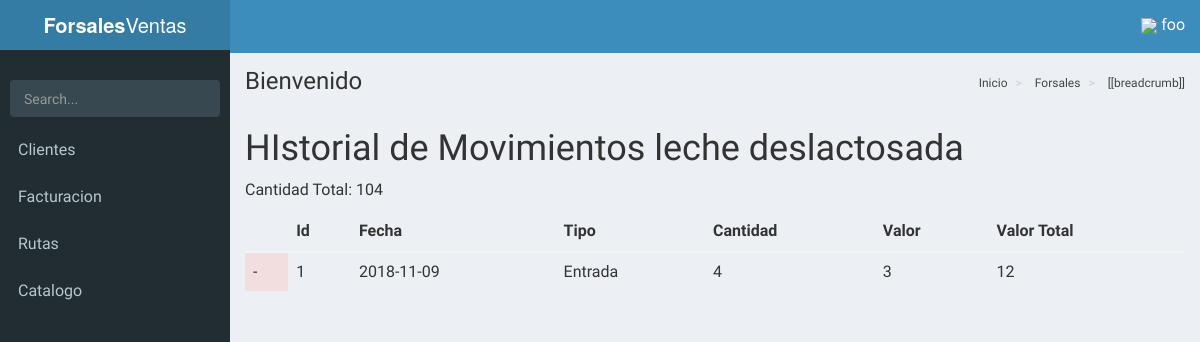
The page /movimiento/historial/1 (signed in) on the database its author committed.
### base/models.py (models this page shows, shortened)
class producto(models.Model):
	nombre = models.CharField(max_length=45)
	cantidad = models.IntegerField(validators=[MinValueValidator(0)])
	precio = models.IntegerField(validators=[MinValueValidator(0)])
	fecha = models.DateTimeField()
	unida = models.ForeignKey(unidades)
	stock_minimo = models.IntegerField(default=10)
	stock_maximo = models.IntegerField(default=200)

### inventario/models.py (models this page shows)
class movimiento_detalle(models.Model):
	movimiento = models.ForeignKey(movimiento)
	producto = models.ForeignKey(producto)
	cantidad = models.IntegerField(validators=[MinValueValidator(0)])
	valor = models.IntegerField(validators=[MinValueValidator(0)])
	valor_total = models.IntegerField(validators=[MinValueValidator(0)])

class movimiento(models.Model):
	fecha_creacion = models.DateTimeField(default=datetime.datetime.now())
	proveedor = models.ForeignKey(proveedor, blank=True,null=True)
	tipo = models.ForeignKey(tipo_movimiento)
	factualizacion = models.DateTimeField(default=datetime.datetime.now())
	factura = models.ForeignKey(factura, blank=True,null=True)
	valor_total = models.IntegerField(default=0, validators=[MinValueValidator(0)])

class tipo_movimiento(models.Model):
	detalle = models.TextField(max_length=50)
	slug = models.CharField(max_length=50,unique=True,blank=True,null=True)
	def __str__(self):
		return self.detalle

### inventario/views.py (the view)
# urls.py: url(r'^movimiento/historial/(?P<id>\d+)$', MovimientoHistorial, name="movimiento_historial_producto"),
@login_required
def MovimientoHistorial(request,id):
	objproducto = producto.objects.get(id=id)
	movimientosdetalle = movimiento_detalle.objects.filter(producto=objproducto)
	context = {
		'producto': objproducto,
		'movimientosdetalle': movimientosdetalle,
	}
	return render(request, 'movimiento/historial.html', context)

### inventario/templates/movimiento/historial.html (shortened to what this page needs)
{% extends 'AdminLTE/index.html' %}
{% load humanize %}
{% block content %}
	<h1>HIstorial de Movimientos {{producto.nombre}}</h1>
	<div>
		<p>
			Cantidad Total: {{ producto.cantidad }}
		</p>
	</div>
	<table class="table">
		<thead>
			<tr>
				<th></th>
				<th>Id</th>
				<th>Fecha</th>
				<th>Tipo</th>
				<th>Cantidad</th>
				<th>Valor</th>
				<th>Valor Total</th>
			</tr>
		</thead>
		<tbody>
			{% for movimientodetalle in movimientosdetalle %}
				<tr
					data-tipo-movimiento="{{ movimientodetalle.movimiento.tipo.slug }}"
				>
					<td
						class="{% if movimientodetalle.movimiento.tipo.slug == 'input' %} bg-success {% else %} bg-danger {% endif %}"
					>
						{% if movimientodetalle.movimiento.tipo.slug == 'input' %}
							+
						{% else %}
							-
						{% endif %}
					</td>
					<td>
						{{ movimientodetalle.pk }}
					</td>
					<td>{{ movimientodetalle.movimiento.fecha_creacion | date:'Y-m-d' }}</td>
					<td>{{ movimientodetalle.movimiento.tipo }}</td>
					<td>{{ movimientodetalle.cantidad }}</td>
					<td>{{ movimientodetalle.valor | intcomma }}</td>
					<td>{{ movimientodetalle.valor_total  | intcomma }}</td>
				</tr>
			{% empty %}
				<tr>
					<td>Sin Movimientos</td>
				</tr>
			{% endfor %}
		</tbody>
	</table>
{% endblock content %}

### base/templates/AdminLTE/index.html (shortened to what this page needs)
{% load static %}
<!DOCTYPE html>
<html>
<head>
<link rel="stylesheet" href="https://unpkg.com/bootstrap-material-design@4.0.0-beta.3/dist/css/bootstrap-material-design.min.css"
>
  <link rel="stylesheet" href="{% static 'css/AdminLTE/bootstrap/css/bootstrap.min.css' %}">
  <link rel="stylesheet" href="{% static 'css/AdminLTE/AdminLTE.min.css' %}">
  <link rel="stylesheet" href="{% static 'css/AdminLTE/skins/_all-skins.min.css' %}">
  <link rel="stylesheet" href="{% static 'css/AdminLTE/plugins/iCheck/flat/blue.css' %}">
  <link rel="stylesheet" href="{% static 'css/AdminLTE/plugins/morris/morris.css' %}">
  <link rel="stylesheet" href="{% static 'css/AdminLTE/plugins/jvectormap/jquery-jvectormap-1.2.2.css' %}">
  <link rel="stylesheet" href="{% static 'css/AdminLTE/plugins/datepicker/datepicker3.css' %}">
  <link rel="stylesheet" href="{% static 'css/AdminLTE/plugins/daterangepicker/daterangepicker.css' %}">
  <link rel="stylesheet" href="{% static 'css/AdminLTE/plugins/bootstrap-wysihtml5/bootstrap3-wysihtml5.min.css' %}">
  <link rel="stylesheet" href="{% static 'alertifyjs/css/alertify.min.css' %}">
  <link rel="stylesheet" href="{% static 'alertifyjs/css/themes/bootstrap.min.css' %}">
  <link rel="stylesheet" href="{% static 'vue/vue-good-table/vue-good-table.css' %}">
</head>
<body class="hold-transition skin-blue sidebar-mini">
<div class="wrapper" id="vue-root">
  <header class="main-header">
    <a href="/" class="logo">
      <span class="logo-lg"><b>Forsales</b>Ventas</span>
    </a>
    <nav class="navbar navbar-static-top">
      <a href="#" class="sidebar-toggle" data-toggle="offcanvas" role="button">
      </a>
      <div class="navbar-custom-menu">
        <ul class="nav navbar-nav">
          <li class="dropdown user user-menu">
            <a href="#" class="dropdown-toggle" data-toggle="dropdown">
             <img style="width: 10%; " src="{% static 'img/user.png' %}">
              <span class="hidden-xs">{{ request.user.username }}</span>
            </a>
          </li>
        </ul>
      </div>
    </nav>
  </header>
  <aside class="main-sidebar">
    <section class="sidebar">
      <div class="user-panel">
      </div>
      <form action="#" method="get" class="sidebar-form">
        <div class="input-group">
          <input type="text" name="q" class="form-control" placeholder="Search...">
              <span class="input-group-btn">
                <button type="submit" name="search" id="search-btn" class="btn btn-flat">
                </button>
              </span>
        </div>
      </form>
      <ul class="sidebar-menu">
      {% if request.user.is_superuser %}
        <li class="header">PANEL DE CONTROL</li>
        <li>
          <a href="{% url 'listar_productos' %}">
            <i class="fa fa-shopping-basket" aria-hidden="true"><span>Productos</span></i>
          </a>
        </li>
        <li>
          <a href="{% url 'listar_clientes' %}">
            <i class="fa fa-th"></i> <span>Clientes</span>
          </a>
        </li>
        <li>
          <a href="{% url 'bodega' 'main' %}">
            <i class="fa fa-th"></i> <span>Bodega</span>
          </a>
        </li>
        <li>
          <a href="{% url 'listar_distribuidores' %}">
            <i class="fa fa-th"></i> <span>Distribuidores</span>
          </a>
        </li>
        <li>
          <a href="{% url 'listar_proveedores' %}">
            <i class="fa fa-th"></i> <span>Proveedores</span>
          </a>
        </li>
        <li class="treeview">
          <a href="#">
            <i class="fa fa-dashboard"></i> <span>Facturacion</span>
            <span class="pull-right-container">
              <i class="fa fa-angle-left pull-right"></i>
            </span>
          </a>
          <ul class="treeview-menu">
            <li class=""><a href="{% url 'factura' %}"><i class="fa fa-circle-o"></i> Listar</a></li>
          </ul>
           <ul class="treeview-menu">
            <li class=""><a href="{% url 'reportes' %}"><i class="fa fa-circle-o"></i> reportes</a></li>
          </ul>
        </li>
        <li class="treeview">
          <a href="#">
            <i class="fa fa-dashboard"></i> <span>Inventario</span>
            <span class="pull-right-container">
              <i class="fa fa-angle-left pull-right"></i>
            </span>
          </a>
          <ul class="treeview-menu">
            <li class=""><a href="{% url 'movimiento' %}"><i class="fa fa-circle-o"></i> Movimientos</a></li>
          </ul>
        </li>
        <!--li class="treeview">
          <a href="#">
            <i class="fa fa-dashboard"></i> <span>Catalogo</span>
            <span class="pull-right-container">
              <i class="fa fa-angle-left pull-right"></i>
            </span>
          </a>
          <ul class="treeview-menu">
            {% comment %}
            <li class=""><a href="{% url 'catalogos' %}"><i class="fa fa-circle-o"></i> Lista</a></li>
            {% endcomment %}
          </ul>
        </li-->
        <li class="treeview">
          <a href="#">
            <i class="fa fa-dashboard"></i> <span>Rutas</span>
            <span class="pull-right-container">
              <i class="fa fa-angle-left pull-right"></i>
            </span>
          </a>
          <ul class="treeview-menu">
            <li class=""><a href="{% url 'rutas-mapa' %}"><i class="fa fa-circle-o"></i> Rutas</a></li>
          </ul>
        </li>
      {% else %}
        {% if request.user %}
<li>
          <a href="{% url 'listar_clientes' %}">
             <span>Clientes</span>
          </a>
        </li>
          <li class="treeview">
            <a href="#">
               <span>Facturacion</span>
            </a>
          </li>
          <li class="treeview">
            <a href="#">
               <span>Rutas</span>
            </a>
          </li>
        <li class="treeview">
          <a href="#">
             <span>Catalogo</span>
          </a>
        </li>
        {% endif %}
      {% endif %}
      </ul>
    </section>
  </aside>
  <div class="content-wrapper">
    <section class="content-header">
      <h1>
        Bienvenido
      </h1>
      <ol class="breadcrumb">
        <li><a href="#"> Inicio</a></li>
        <li><a href="#"> Forsales </a></li>
        <li v-for="breadcrumb in breadcrumbs"><a href="#"> [[breadcrumb]] </a></li>
      </ol>
    </section>
    <section class="content">
      {% block content %}
      {% endblock content %}
    </section>
  </div>
</div>
</body>
</html>

### base/templates/AdminLTE/index.html (style rules this page uses)
html, body { font-size: 16px !important; }
.navbar { display: inherit !important; }

### rows shown on the page
producto: nombre "leche deslactosada", cantidad "104"
movimiento_detalle: pk "1", movimiento.fecha_creacion "2018-11-09", movimiento.tipo "Entrada", cantidad "4", valor "3", valor_total "12"

### other values the page prints
{{ request.user.username }} "foo"
